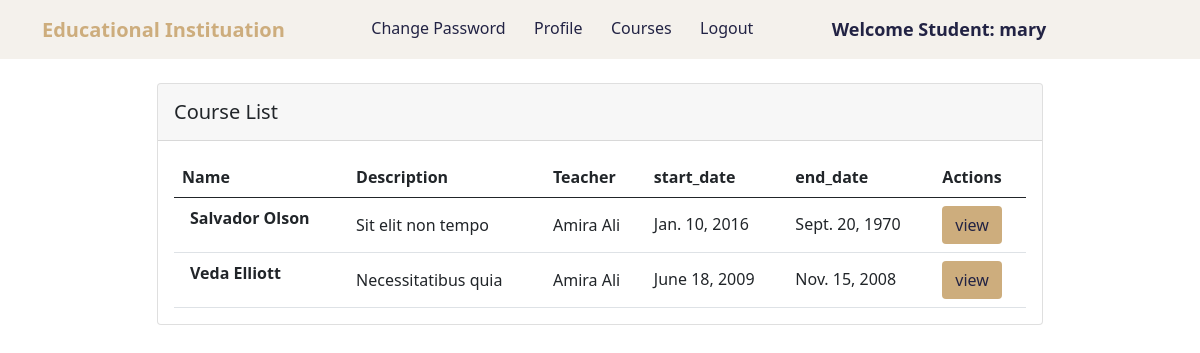
Screenshot of /student_courses/ (signed in) with the database file from the repository.
### education/models.py (models this page shows, shortened)
class Course(models.Model):
    name = models.CharField(max_length=100)
    description = models.TextField()
    teacher = models.ForeignKey(Teacher, on_delete=models.CASCADE)
    students = models.ManyToManyField(Student)
    start_date = models.DateField()
    end_date = models.DateField()
    created_at = models.DateTimeField(auto_now_add=True)
    updated_at = models.DateTimeField(auto_now=True)

class Teacher(models.Model):
    user = models.OneToOneField(User, on_delete=models.CASCADE)
    teacher_id = models.IntegerField(null=True, blank=True )
    full_name = models.CharField(max_length=50,null=True, blank=True)
    image = models.ImageField(upload_to="media", blank=True)
    phone = models.CharField(max_length=15 ,null=True , blank=True)
    university = models.CharField(max_length=50 ,null=True , blank=True)
    major = models.CharField(max_length=50 ,null=True , blank=True)

### education/views.py (the view)
# urls.py: path('student_courses/', views.student_courses, name='student_courses'),
@user_passes_test(is_student)
@login_required(login_url = 'login/')
def student_courses(request):
    student = Student.objects.get(id=request.user.student.id)
    return render(request, "education/student/student_courses.html", {"student": student})

### education/utils.py (called while the page is built)
def is_student(user):
    return hasattr(user, 'student')

### education/templates/education/student/student_courses.html (shortened to what this page needs)
{% extends 'education/student/student_navbar.html' %}
{% block body %}
<section>
    <div class="container ">
      <div class="row d-flex justify-content-center align-items-center p-4">
        <div class="col-md-12 col-xl-10">
          <div class="card">
            <div class="card-header p-3">
              <h5 class="mb-0">Course List</h5>
            </div>
            <div class="card-body" data-mdb-perfect-scrollbar="true" style="position: relative;">
              <table class="table mb-0">
                <thead>
                  <tr>
                    <th scope="col">Name</th>
                    <th scope="col">Description</th>
                    <th scope="col">Teacher</th>
                    <th scope="col">start_date</th>
                    <th scope="col">end_date</th>
                    <th scope="col">Actions</th>
                  </tr>
                </thead>
                <tbody>
                    {% for course in student.course_set.all %}
                    <tr class="fw-normal">
                            <th>
                                <span class="ms-2">{{ course.name }}</span>
                              </th>
                              <td class="align-middle">
                                  <span>{{ course.description }}</span>
                              </td>
                              <td class="align-middle">
                                <span>{{ course.teacher.full_name }}</span>
                              </td>
                              <td class="align-middle">
                                <h6 class="mb-0"><span >{{ course.start_date }}</span></h6>
                              </td>
                              <td class="align-middle">
                                <h6 class="mb-0"><span >{{ course.end_date }}</span></h6>
                              </td>
                              <td class="align-middle">
                                <a class="btn brown-bg dark-blue" href="{%url 'student_course_detail' course.id %}"> view </a>
                          </td>
                      </tr>
                    {% endfor %}
                </tbody>
              </table>
            </div>
          </div>
        </div>
      </div>
    </div>
  </section>
{% endblock %}

### education/templates/education/student/student_navbar.html (shortened to what this page needs)
<!doctype html>
{% load static %}
<html lang="en">
  <head>
    <link href="https://cdn.jsdelivr.net/npm/bootstrap@5.1.0/dist/css/bootstrap.min.css" rel="stylesheet">
    <link rel="stylesheet" href="https://cdn.datatables.net/1.10.25/css/jquery.dataTables.min.css">
    <link rel="stylesheet" href="https://cdn.datatables.net/buttons/1.7.1/css/buttons.dataTables.min.css">
    <link rel="stylesheet" href="{% static 'landingPage/style.css' %}">
  </head>
  <body>
    <nav class="navbar navbar-expand-lg navbar-light  sticky-top mynav">
        <div class="container">
          <a class="navbar-brand text-success hed-color fw-bold" href="/"> Educational Instituation</a>
          <div class="collapse navbar-collapse" id="navbarSupportedContent">
            <ul class="navbar-nav me-auto mb-2 mb-lg-0">
              <li class="nav-item dark-blue">
                <a class="nav-link active dark-blue" aria-current="page" href="{% url 'change_password' %}">Change Password</a>
              </li>
              <li class="nav-item dark-blue">
                <a class="nav-link active dark-blue" aria-current="page" href="{% url 'student_profile' %}">Profile</a>
              </li>
              <li class="nav-item dark-blue">
                <a class="nav-link active dark-blue" aria-current="page" href="{% url 'student_courses'%}">Courses</a>
              </li>
              <li class="nav-item dark-blue">
                <a class="nav-link active dark-blue" aria-current="page" href="{% url 'logout' %}">Logout</a>
              </li>
              <li class="nav-item dark-blue">
                <a style="font-weight:600; font-family:'Segoe UI', Tahoma, Geneva, Verdana, sans-serif; font-size: large;" class="nav-link active dark-blue" href="#">Welcome Student: {{request.user}}</a>
              </li>
            </ul>
          </div>
        </div>
      </nav>
      {% block body %}
      {% endblock %}
  </body>
</html>

### landingPage/static/landingPage/style.css (style rules this page uses)
.mynav { background: #F4F1EC!important; }
.hed-color { color: #CDAD7D!important; }
.dark-blue { color: #222344!important; }
.brown-bg { background-color: #CDAD7D !important; }

### rows the page displays
Course: name "Salvador Olson", description "Sit elit non tempo", teacher.full_name "Amira Ali", start_date "Jan. 10, 2016", end_date "Sept. 20, 1970"
Course: name "Veda Elliott", description "Necessitatibus quia", teacher.full_name "Amira Ali", start_date "June 18, 2009", end_date "Nov. 15, 2008"

### other values shown
{{ request.user }} "mary"
